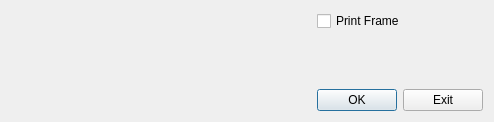
<?xml version="1.0" encoding="UTF-8"?>
<ui version="4.0">
 <class>PrintPreparationDialog</class>
 <widget class="QDialog" name="PrintPreparationDialog">
  <property name="geometry">
   <rect>
    <x>0</x>
    <y>0</y>
    <width>492</width>
    <height>120</height>
   </rect>
  </property>
  <property name="sizePolicy">
   <sizepolicy hsizetype="Ignored" vsizetype="Ignored">
    <horstretch>0</horstretch>
    <verstretch>0</verstretch>
   </sizepolicy>
  </property>
  <property name="maximumSize">
   <size>
    <width>492</width>
    <height>120</height>
   </size>
  </property>
  <property name="contextMenuPolicy">
   <enum>Qt::DefaultContextMenu</enum>
  </property>
  <property name="windowTitle">
   <string>Print Preparation</string>
  </property>
  <property name="windowIcon">
   <iconset resource="MainWindow.qrc">
    <normaloff>:/res/icons/print.ico</normaloff>:/res/icons/print.ico</iconset>
  </property>
  <property name="modal">
   <bool>true</bool>
  </property>
  <layout class="QGridLayout" name="gridLayout">
   <item row="0" column="0">
    <layout class="QHBoxLayout" name="horizontalLayout_2">
     <item>
      <widget class="PrintViewer" name="viewer" native="true">
       <property name="minimumSize">
        <size>
         <width>300</width>
         <height>100</height>
        </size>
       </property>
      </widget>
     </item>
     <item>
      <layout class="QVBoxLayout" name="verticalLayout_3">
       <item>
        <layout class="QVBoxLayout" name="verticalLayout_2"/>
       </item>
       <item>
        <widget class="QCheckBox" name="frameCheckBox">
         <property name="text">
          <string>Print Frame</string>
         </property>
        </widget>
       </item>
       <item>
        <spacer name="verticalSpacer">
         <property name="orientation">
          <enum>Qt::Vertical</enum>
         </property>
         <property name="sizeHint" stdset="0">
          <size>
           <width>20</width>
           <height>40</height>
          </size>
         </property>
        </spacer>
       </item>
       <item>
        <layout class="QHBoxLayout" name="horizontalLayout">
         <item>
          <spacer name="horizontalSpacer">
           <property name="orientation">
            <enum>Qt::Horizontal</enum>
           </property>
           <property name="sizeHint" stdset="0">
            <size>
             <width>40</width>
             <height>20</height>
            </size>
           </property>
          </spacer>
         </item>
         <item>
          <widget class="QPushButton" name="okButton">
           <property name="text">
            <string>OK</string>
           </property>
          </widget>
         </item>
         <item>
          <widget class="QPushButton" name="exitButton">
           <property name="text">
            <string>Exit</string>
           </property>
          </widget>
         </item>
        </layout>
       </item>
      </layout>
     </item>
    </layout>
   </item>
  </layout>
 </widget>
 <layoutdefault spacing="6" margin="11"/>
 <customwidgets>
  <customwidget>
   <class>PrintViewer</class>
   <extends>QWidget</extends>
   <header>PrintViewer.h</header>
   <container>1</container>
  </customwidget>
 </customwidgets>
 <resources>
  <include location="MainWindow.qrc"/>
 </resources>
 <connections/>
</ui>
